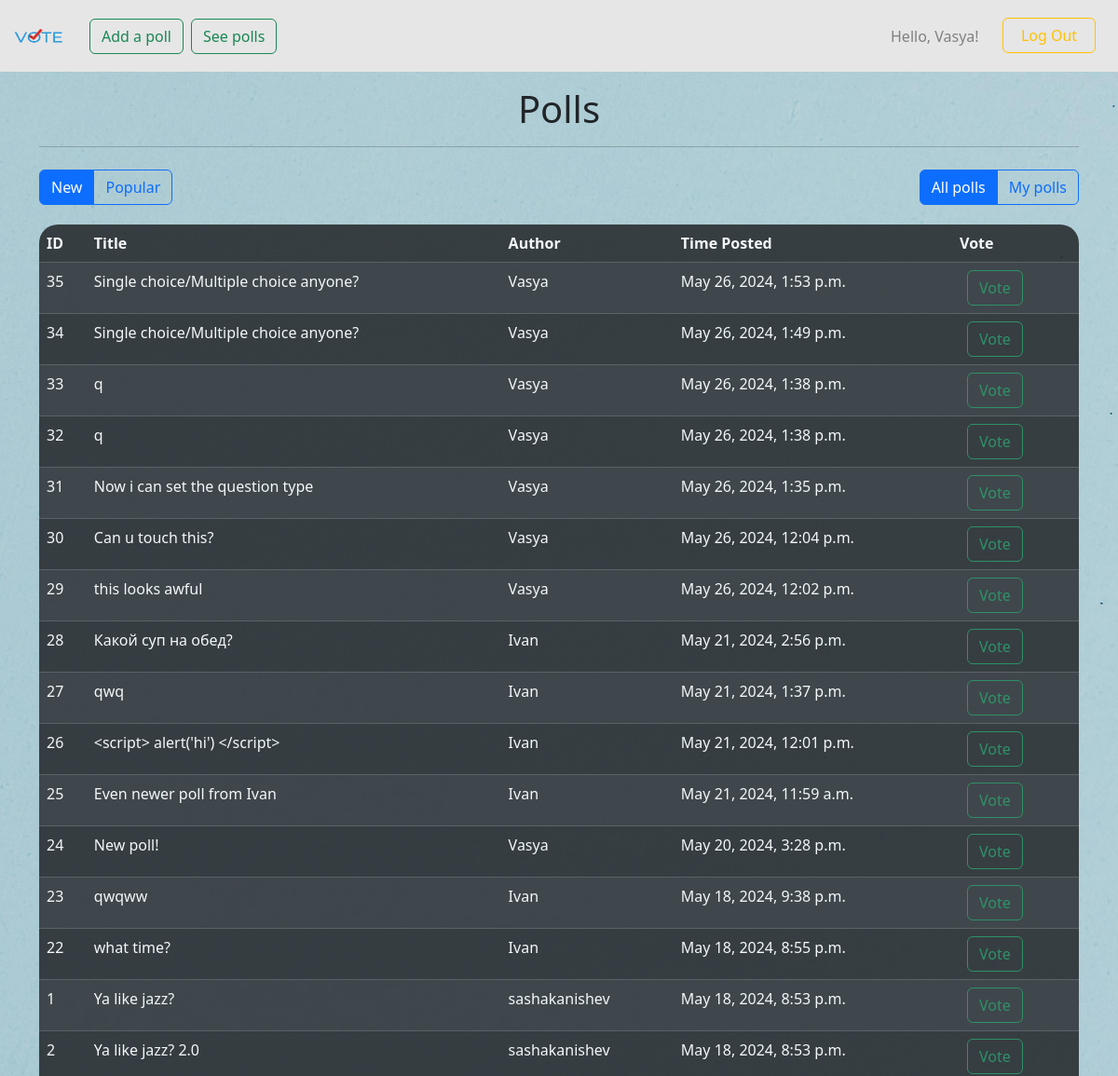
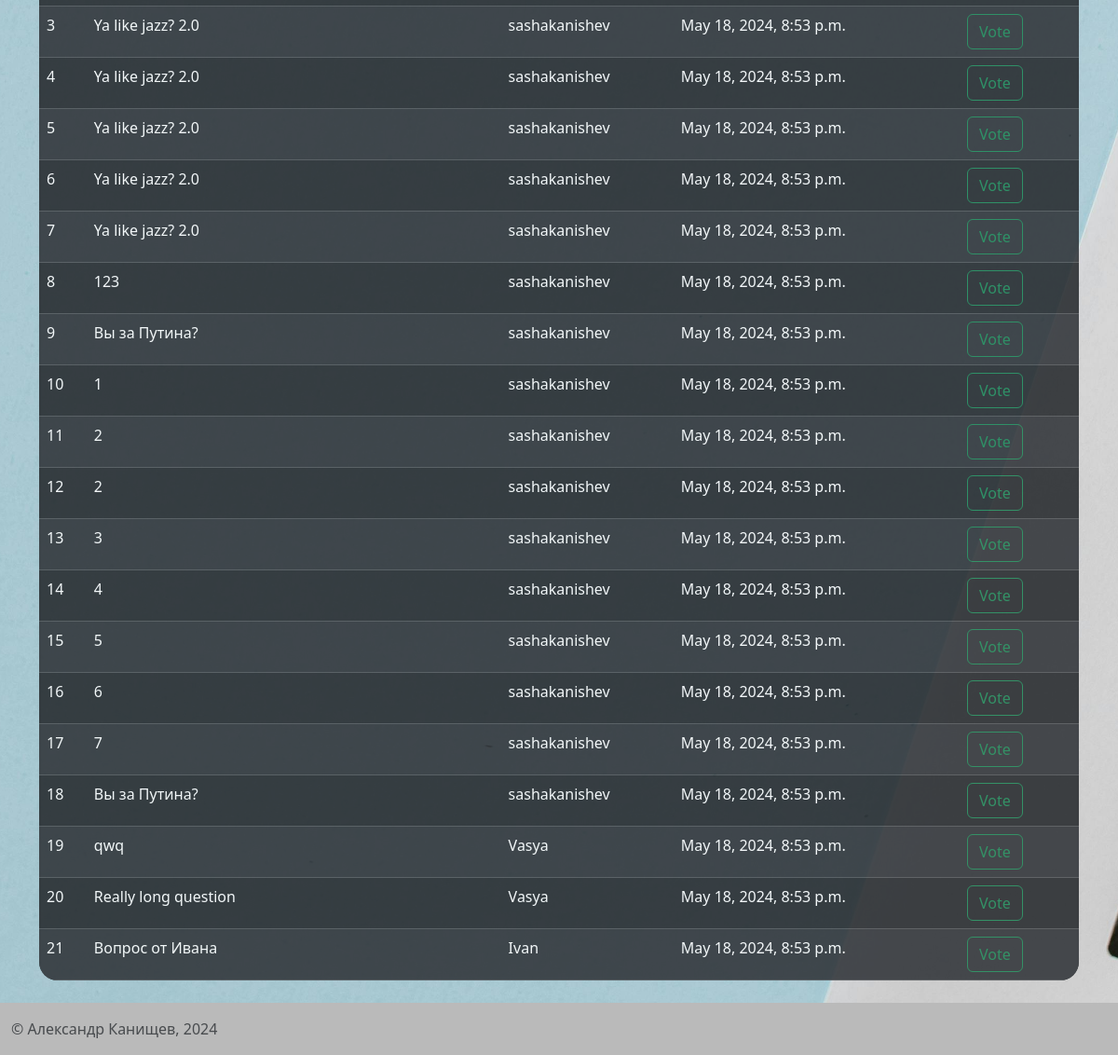
/view_polls/ (signed in), run on the app's committed database (2 pictures, top to bottom).
### polls/models.py (models this page shows, shortened)
class Poll(models.Model):
    QUESTION_TYPE_CHOICES = [
        ('single', 'Single Choice'),
        ('multiple', 'Multiple Choice'),
    ]
    question = models.TextField()
    option_one = models.CharField(max_length=50)
    option_two = models.CharField(max_length=50)
    option_three = models.CharField(max_length=50)
    option_one_count = models.IntegerField(default=0)
    option_two_count = models.IntegerField(default=0)
    option_three_count = models.IntegerField(default=0)
    author = models.ForeignKey(User, on_delete=models.CASCADE, default=1)
    time = models.DateTimeField(default=now)
    question_type = models.CharField(max_length=10, choices=QUESTION_TYPE_CHOICES, default='single')

### polls/views.py (the view)
# urls.py: path('view_polls/', views.view_polls, name='view_polls'),  # See all polls
def view_polls(request):
    all_polls = Poll.objects.all()
    my_polls = Poll.objects.filter(author=request.user) if request.user.is_authenticated else Poll.objects.none()
    context = {
        'pagename': 'Polls',
        'all_polls_by_freshness': all_polls.order_by('-time'),
        'all_polls_by_popularity': all_polls.annotate(
            total_votes=F('option_one_count') + F('option_two_count') + F('option_three_count')).order_by(
            '-total_votes'),
        'my_polls_by_freshness': my_polls.order_by('-time'),
        'my_polls_by_popularity': my_polls.annotate(
            total_votes=F('option_one_count') + F('option_two_count') + F('option_three_count')).order_by(
            '-total_votes'),
    }
    return render(request, 'pages/view_polls.html', context)

### polls/templates/pages/view_polls.html (shortened to what this page needs)
{% extends 'base.html' %}
{% block content %}
<div class="container mt-4" style="margin-bottom: 80px;">
    <div class="d-flex justify-content-between mb-3">
        <div aria-label="Basic radio toggle button group" class="btn-group" role="group" style="margin-bottom: 5px;">
            <label class="btn btn-outline-primary" for="btnradio1">New</label>
            <label class="btn btn-outline-primary" for="btnradio2">Popular</label>
        </div>
        <div aria-label="Basic radio toggle button group" class="btn-group" role="group" style="margin-bottom: 5px;">
            <label class="btn btn-outline-primary" for="btnradio3">All polls</label>
            {% if user.is_authenticated %}
            <label class="btn btn-outline-primary" for="btnradio4">My polls</label>
            {% else %}
            <input autocomplete="off" class="btn-check" disabled id="btnradio4" name="ownership" type="radio">
            <label class="btn btn-outline-primary" for="btnradio4">My polls</label>
            {% endif %}
        </div>
    </div>
    <table class="table rounded-table table-striped table-hover table-dark">
        <thead>
        <tr>
            <th scope="col">ID</th>
            <th scope="col">Title</th>
            <th scope="col">Author</th>
            <th scope="col">Time Posted</th>
            <th scope="col">Vote</th>
        </tr>
        </thead>
        <tbody id="pollsTable">
        {% for poll in all_polls_by_freshness %}
        <tr class="poll-row new all">
            <td>{{ poll.id }}</td>
            <td><a class="text-white" href="{% url 'view_poll' poll.id %}" style="text-decoration: none;">{{ poll.question }}</a></td>
            <td>{{ poll.author.username }}</td>
            <td>{{ poll.time }}</td>
            <td>
                {% if user.is_authenticated %}
                <a href="{% url 'vote' poll.id %}">
                    <button class="btn btn-outline-success ms-2 me-2" type="button">Vote</button>
                    {% else %}
                    <button class="btn btn-outline-success ms-2 me-2 disabled" type="button">Vote</button>
                    {% endif %}
                </a>
            </td>
        </tr>
        {% endfor %}
        </tbody>
    </table>
</div>
{% endblock %}

### polls/templates/header.html (shortened to what this page needs)
<nav class="navbar navbar-expand-lg" style="background-color: #e6e6e6;">
    <div class="container-fluid">
        <a class="navbar-brand" href="{% url 'index' %}">
            <img alt="Logo" class="d-inline-block align-text-top" height="50" src="/static/images/logo1.png" width="60">
        </a>
        <div class="collapse navbar-collapse" id="navbarNavAltMarkup">
            <div class="navbar-nav">
                {% if request.user.is_authenticated %}
                <a href="{% url 'add_poll' %}">
                    <button class="btn  btn-outline-success ms-2 me-2" style="margin-left: 20px;" type="button">Add a
                        poll
                    </button>
                </a>
                {% endif %}
                <a href="{% url 'view_polls' %}">
                    <button class="btn  btn-outline-success" type="button">See polls</button>
                </a>
            </div>
        </div>
    </div>
    {% if request.user.is_authenticated %}
    <ul class="navbar-nav mr-right">
                        <span class="navbar-text" style="color: gray; width: 100px;">
                            Hello, {{ request.user.username }}!
                        </span>
        <a href="{% url 'logout' %}">
            <button class="btn  btn-outline-warning me-4" style="width: 100px; margin-left: 20px;" type="button">Log
                Out
            </button>
        </a>
    </ul>
    {% endif %}
</nav>

### polls/templates/pages/view_polls.html (style rules this page uses)
.rounded-table { border-collapse: separate; border-spacing: 0; border-radius: 1.25rem; overflow: hidden; opacity: 0.85; }

### data on the page
Poll: id "35", question "Single choice/Multiple choice anyone?", author.username "Vasya", time "May 26, 2024, 1:53 p.m."
Poll: id "34", question "Single choice/Multiple choice anyone?", author.username "Vasya", time "May 26, 2024, 1:49 p.m."
Poll: id "33", question "q", author.username "Vasya", time "May 26, 2024, 1:38 p.m."
Poll: id "32", question "q", author.username "Vasya", time "May 26, 2024, 1:38 p.m."
Poll: id "31", question "Now i can set the question type", author.username "Vasya", time "May 26, 2024, 1:35 p.m."
Poll: id "30", question "Can u touch this?", author.username "Vasya", time "May 26, 2024, 12:04 p.m."
Poll: id "29", question "this looks awful", author.username "Vasya", time "May 26, 2024, 12:02 p.m."
Poll: id "28", question "Какой суп на обед?", author.username "Ivan", time "May 21, 2024, 2:56 p.m."
Poll: id "27", question "qwq", author.username "Ivan", time "May 21, 2024, 1:37 p.m."
Poll: id "26", question "<script> alert('hi') </script>", author.username "Ivan", time "May 21, 2024, 12:01 p.m."
Poll: id "25", question "Even newer poll from Ivan", author.username "Ivan", time "May 21, 2024, 11:59 a.m."
Poll: id "24", question "New poll!", author.username "Vasya", time "May 20, 2024, 3:28 p.m."
Poll: id "23", question "qwqww", author.username "Ivan", time "May 18, 2024, 9:38 p.m."
Poll: id "22", question "what time?", author.username "Ivan", time "May 18, 2024, 8:55 p.m."
Poll: id "1", question "Ya like jazz?", author.username "sashakanishev", time "May 18, 2024, 8:53 p.m."
Poll: id "2", question "Ya like jazz? 2.0", author.username "sashakanishev", time "May 18, 2024, 8:53 p.m."
Poll: id "3", question "Ya like jazz? 2.0", author.username "sashakanishev", time "May 18, 2024, 8:53 p.m."
Poll: id "4", question "Ya like jazz? 2.0", author.username "sashakanishev", time "May 18, 2024, 8:53 p.m."
Poll: id "5", question "Ya like jazz? 2.0", author.username "sashakanishev", time "May 18, 2024, 8:53 p.m."
Poll: id "6", question "Ya like jazz? 2.0", author.username "sashakanishev", time "May 18, 2024, 8:53 p.m."
Poll: id "7", question "Ya like jazz? 2.0", author.username "sashakanishev", time "May 18, 2024, 8:53 p.m."
Poll: id "8", question "123", author.username "sashakanishev", time "May 18, 2024, 8:53 p.m."
Poll: id "9", question "Вы за Путина?", author.username "sashakanishev", time "May 18, 2024, 8:53 p.m."
Poll: id "10", question "1", author.username "sashakanishev", time "May 18, 2024, 8:53 p.m."
Poll: id "11", question "2", author.username "sashakanishev", time "May 18, 2024, 8:53 p.m."
Poll: id "12", question "2", author.username "sashakanishev", time "May 18, 2024, 8:53 p.m."
Poll: id "13", question "3", author.username "sashakanishev", time "May 18, 2024, 8:53 p.m."
Poll: id "14", question "4", author.username "sashakanishev", time "May 18, 2024, 8:53 p.m."
Poll: id "15", question "5", author.username "sashakanishev", time "May 18, 2024, 8:53 p.m."
Poll: id "16", question "6", author.username "sashakanishev", time "May 18, 2024, 8:53 p.m."
Poll: id "17", question "7", author.username "sashakanishev", time "May 18, 2024, 8:53 p.m."
Poll: id "18", question "Вы за Путина?", author.username "sashakanishev", time "May 18, 2024, 8:53 p.m."
Poll: id "19", question "qwq", author.username "Vasya", time "May 18, 2024, 8:53 p.m."
Poll: id "20", question "Really long question", author.username "Vasya", time "May 18, 2024, 8:53 p.m."
Poll: id "21", question "Вопрос от Ивана", author.username "Ivan", time "May 18, 2024, 8:53 p.m."

### other printed values
{{ request.user.username }} "Vasya"
{{ pagename }} "Polls"
